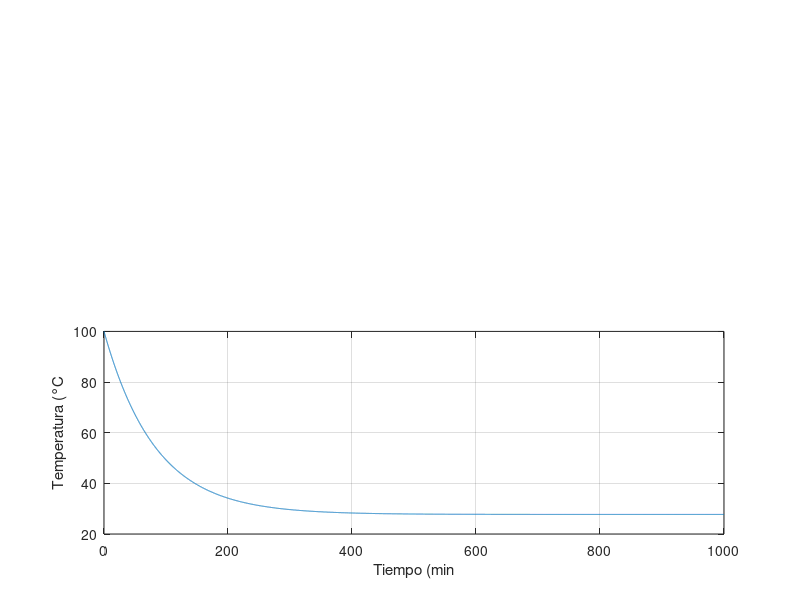

This figure's MATLAB source:
%La dinamica de una barra de alumino recalentada a 100 grados y en 30 min.
%sufre enfriamiento y decae su temperatura a 78 y su coeficiente de enfriamiento es de 0.0121
%DT/Dt = -k(T-Ta)
%T(s) = 100/s +0.01 u + (27.72)(0.0121)/s(s+0.0121)
%Funcion de transferencia general
%T(s) = 100S+(27.72)(0.0121)/ s^2+0.0121s

clc
clear all
Gs=0;
%definir el denominador y numerador de la funcion de transferencia
t=[0:0.1:1000];
Tt=72.28*exp(-0.0121*t)+27.72;
Num=[100 (27.72*0.0121)];
Den=[1 0.0121 0];
Gs=tf(Num,Den);
figure(1)
subplot(2,1,1);impulse(Gs)
grid on

subplot(2,1,2);plot(t,Tt);
xlabel('Tiempo (min');
ylabel('Temperatura (°C');
grid on
